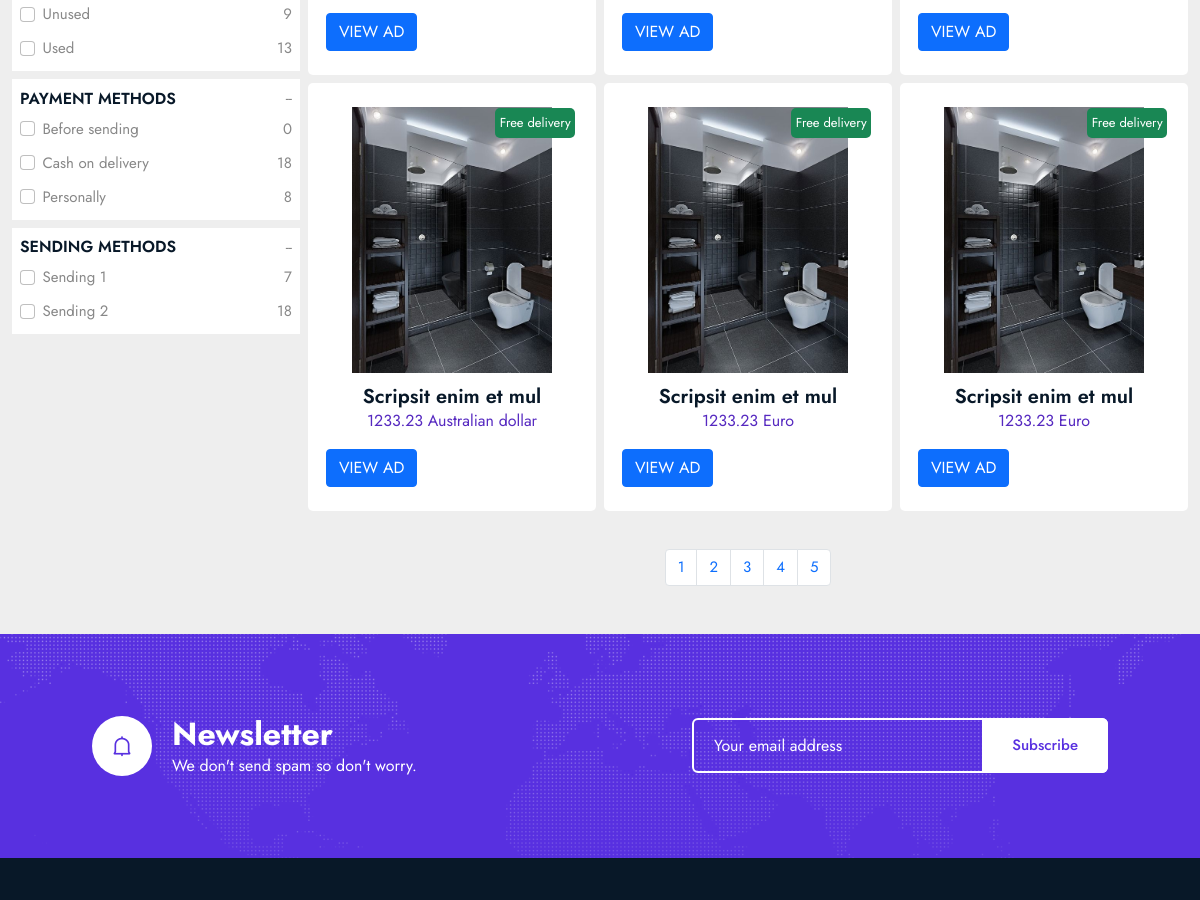
The app's page /categories.php (middle part), older data.
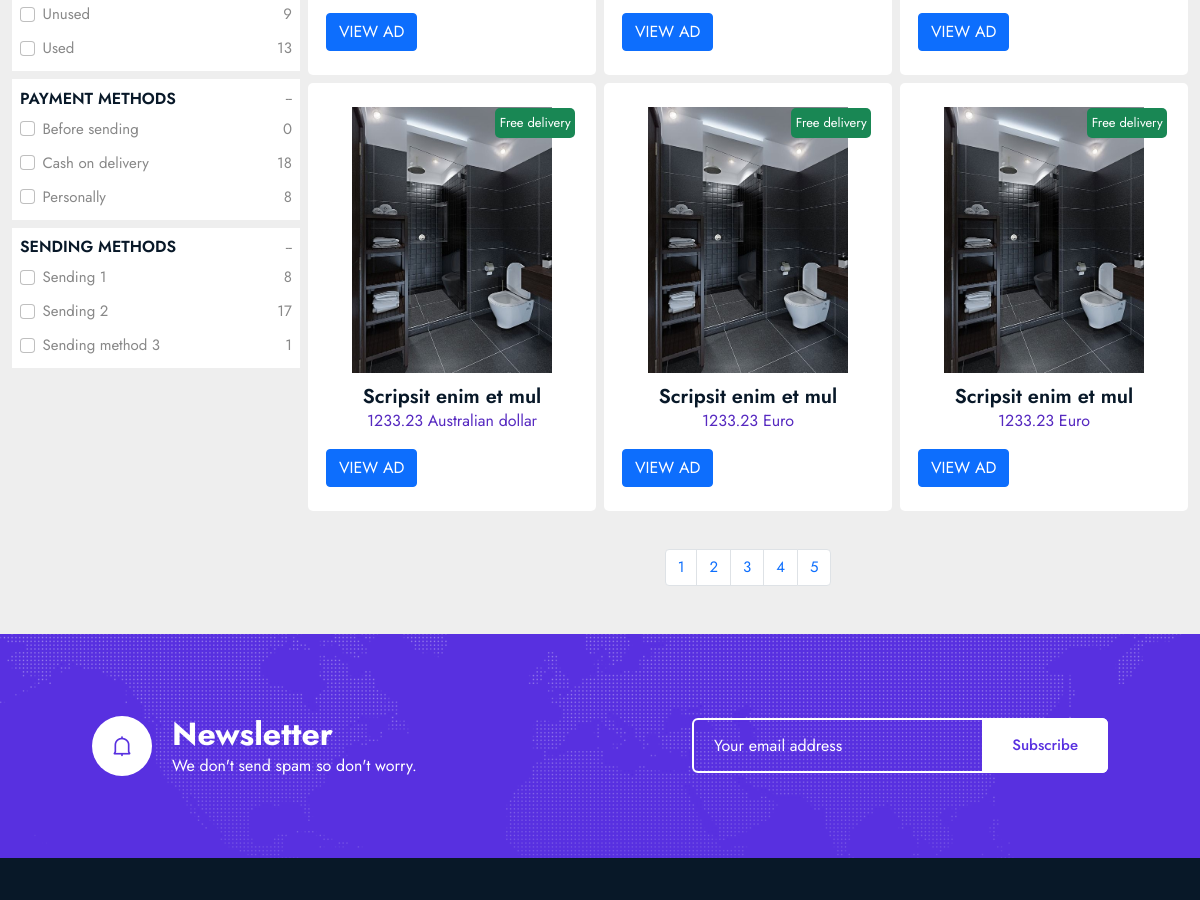
The same page, newer data.
### tables this page shows
CREATE TABLE `conditions` (
  `id` int(11) NOT NULL,
  `title` varchar(211) NOT NULL,
  `skug` varchar(211) DEFAULT NULL
);

CREATE TABLE `payment_methods` (
  `id` int(11) UNSIGNED NOT NULL,
  `title` varchar(211) NOT NULL,
  `slug` varchar(211) DEFAULT NULL
);

CREATE TABLE `sending_methods` (
  `id` int(11) UNSIGNED NOT NULL,
  `title` varchar(211) NOT NULL,
  `slug` varchar(211) DEFAULT NULL
);

CREATE TABLE `ads` (
  `id` int(11) NOT NULL,
  `active` int(11) NOT NULL DEFAULT 1,
  `title` varchar(211) NOT NULL,
  `price` decimal(10,2) NOT NULL,
  `price_type_id` int(11) NOT NULL,
  `currency_id` int(11) NOT NULL,
  `images` text DEFAULT NULL,
  `youtube_link` text NOT NULL,
  `description` text NOT NULL,
  `condition_id` int(11) NOT NULL,
  `sub_category_id` int(11) DEFAULT NULL,
  `amount` int(11) NOT NULL,
  `sending_id` int(11) NOT NULL,
  `payment_id` int(11) NOT NULL,
  `free_delivery` int(11) NOT NULL DEFAULT 0,
  `created_at` datetime NOT NULL,
  `updated_at` datetime NOT NULL,
  `expires_at` datetime NOT NULL,
  `user_id` int(11) NOT NULL,
  `slug` varchar(211) DEFAULT NULL
);

CREATE TABLE `currencies` (
  `id` int(11) NOT NULL,
  `title` varchar(211) NOT NULL,
  `slug` varchar(211) DEFAULT NULL
);

### include/db.inc.php (called while the page is built, shortened)
<?php
class DbConnect {
	private $host = HOST;
	private $dbname = DBNAME;
	private $username = USERNAME;
	private $password = PASSWORD;
	protected function connect() {
		try {
		$sql = 'mysql:host='. $this -> host .';dbname='. $this -> dbname ;
		$pdo = new PDO ( $sql , $this -> username , $this -> password );
		$pdo -> setAttribute( PDO::ATTR_DEFAULT_FETCH_MODE , PDO::FETCH_ASSOC );
		$pdo -> setAttribute ( PDO::ATTR_ERRMODE , PDO::ERRMODE_EXCEPTION );
		$pdo -> exec( 'set names utf8');
		return $pdo;
		} catch ( PDOException $e ){
			echo $e -> getMessage();
		}
	}
}

### classes/ad.class.php (called while the page is built, shortened)
<?php
class Ad extends DbConnect {
public function getAdsCountBySubCategory($sub_category_id){
	$sql = 'select * from ads where sub_category_id = ? ';
	$query = $this -> connect() -> prepare($sql);
	$query -> execute([ $sub_category_id ]);
	$ads = count($query -> fetchAll());
	return $ads;
}
public function getAdsCountByCondition($condition_id){
	$sql = 'select * from ads where condition_id = ? ';
	$query = $this -> connect() -> prepare($sql);
	$query -> execute([ $condition_id ]);
	$ads = count($query -> fetchAll());
	return $ads;
}
public function getAdsByPaymentMethod($payment_id){
	$sql = 'select * from ads where payment_id = ? ';
	$query = $this -> connect() -> prepare($sql);
	$query -> execute([ $payment_id ]);
	$ads = count($query -> fetchAll());
	return $ads;
}
public function getAdsBySendingMethod($sending_id){
	$sql = 'select * from ads where sending_id = ? ';
	$query = $this -> connect() -> prepare($sql);
	$query -> execute([ $sending_id ]);
	$ads = count($query -> fetchAll());
	return $ads;
}
public function getAllSubCategories(){
	$sql = 'select * from subcategories order by title asc';
	$query = $this -> connect() -> query ($sql);
	$subcategories = $query -> fetchAll();
	return $subcategories;
}
public function getAllConditions(){
	$sql = 'select * from conditions order by title asc';
	$query = $this -> connect() -> query ($sql);
	$conditions = $query -> fetchAll();
	return $conditions;
}
public function getAllPaymentMethods(){
	$sql = 'select * from payment_methods order by title asc';
	$query = $this -> connect() -> query ($sql);
	$payment_methods = $query -> fetchAll();
	return $payment_methods;
}
public function getAllSendingMethods(){
	$sql = 'select * from sending_methods order by title asc';
	$query = $this -> connect() -> query ($sql);
	$sending_methods = $query -> fetchAll();
	return $sending_methods;
}
public function getAllAds(){
$page = isset($_GET['page']) ? (int)$_GET['page'] : 1 ;
$perPage = isset($_GET['per-page'])&& $_GET['per-page'] <= 6 ? (int)$_GET['per-page'] : 6 ;
$start = ( $page > 1 ) ? ($page * $perPage ) - $perPage : 0 ;
$sql = 'select * from ads order by title desc LIMIT :start , :perPage';
$query = $this -> connect() -> prepare($sql);
$query -> bindParam( ':start' , $start , PDO::PARAM_INT);
$query -> bindParam( ':perPage' , $perPage , PDO::PARAM_INT);
$query -> execute();
$ads = $query -> fetchAll();
$sql = 'select * from ads ';
$query = $this -> connect() -> query($sql);
$ads_count = $query ->  fetchAll();
$allAds = count($ads_count);
$pages = ceil( $allAds / $perPage);
return array('pages' => $pages , 'ads' => $ads , 'per-page' => $perPage );
}
public function getCurrencyDetails($currency_id){
	$sql = 'select * from currencies where  id = ? order by title asc';
	$query = $this -> connect() -> prepare($sql);
	$query -> execute([$currency_id]);
	$currency = $query -> fetch();
	return $currency;
}
}

### categories.php (the view, shortened to what this page needs)
<?php require_once 'include/db.inc.php' ?>
<?php
$ads = new Ad();
?>
<!DOCTYPE html>
<html class="no-js" lang="zxx">
<head>
   <?php require_once 'partials/__head.php' ?>
<link rel="stylesheet" type="text/css" href="assets/css/all.min.css">
</head>
<body>
<div class="container-fluid mt-5 mb-5">
    <div class="row g-2">
        <div class="col-md-3">
<form action="" method="GET">
<?php
try{
foreach ($ads -> getAllSubCategories() as $subCategory ){
?>
<?php
echo $ads  -> getAdsCountBySubCategory($subCategory['id']);
?>
<?php
}
} catch( PDOException $e ){
    echo $e -> getMessage();
}
?>
            <div class="type p-2 mb-2">
<?php
try{
foreach ($ads -> getAllConditions() as $condition ){
?>
<div class="d-flex justify-content-between mt-2">
        <div class="form-check">
            <input class="form-check-input" type="checkbox"  value="<?php echo $condition['id'] ?>" onChange="this.form.submit()" name="condition_id"  id="flexCheckChecked" >
            <label class="form-check-label" for="flexCheckChecked"> <?php echo $condition['title'] ?> </label> </div> <span>
<?php
echo $ads -> getAdsCountByCondition($condition['id']);
?>
            </span>
                </div>
<?php
}
} catch( PDOException $e ){
    echo $e -> getMessage();
}
?>
            </div>
            <div class="type p-2 mb-2">
                <div class="heading d-flex justify-content-between align-items-center">
                    <h6 class="text-uppercase">Payment methods</h6> <span>--</span>
                </div>
<?php
try{
foreach ($ads -> getAllPaymentMethods() as $paymentMethod ){
?>
<div class="d-flex justify-content-between mt-2">
        <div class="form-check">
            <input class="form-check-input" type="checkbox"  value="<?php echo $paymentMethod['id'] ?>" onChange="this.form.submit()" name="payment_id"  id="flexCheckChecked" >
            <label class="form-check-label" for="flexCheckChecked"> <?php echo $paymentMethod['title'] ?> </label> </div> <span>
<?php
echo $ads -> getAdsByPaymentMethod($paymentMethod['id']);
?>
            </span>
                </div>
<?php
}
} catch( PDOException $e ){
    echo $e -> getMessage();
}
?>
            </div>
            <div class="type p-2 mb-2">
                <div class="heading d-flex justify-content-between align-items-center">
                    <h6 class="text-uppercase">Sending Methods</h6> <span>--</span>
                </div>
<?php
try{
foreach ($ads -> getAllSendingMethods() as $sendingMethod ){
?>
<div class="d-flex justify-content-between mt-2">
        <div class="form-check">
            <input class="form-check-input" type="checkbox"  value="<?php echo $sendingMethod['id'] ?>" onChange="this.form.submit()" name="sending_id"  id="flexCheckChecked" >
            <label class="form-check-label" for="flexCheckChecked"> <?php echo $sendingMethod['title'] ?> </label> </div> <span>
<?php
 echo $ads -> getAdsBySendingMethod($sendingMethod['id']);
?>
            </span>
                </div>
<?php
}
} catch( PDOException $e ){
    echo $e -> getMessage();
}
?>
            </div>
        </div>
        <div class="col-md-9">
            <div class="row g-2">
<?php
try {
$ads = new Ad();
$sub_category_id = isset($_GET['sub_category_id']) ? $_GET['sub_category_id'] : null;
$sending_id = isset($_GET['sending_id']) ? $_GET['sending_id'] : null;
$payment_id = isset($_GET['payment_id']) ? $_GET['payment_id'] : null;
$condition_id = isset($_GET['condition_id']) ? $_GET['condition_id'] : null;
if( $sending_id){
$ads -> filterAdsBySendingMethod($sending_id)['ads'];
if( count($ads -> filterAdsBySendingMethod($sending_id)['ads']  )== 0 ){
    echo '<br><h4>There is no ads for this sending method.</h4>';
} else {
foreach( $ads -> filterAdsBySendingMethod($sending_id)['ads'] as $ad ){
?>
                   <div class="col-md-4">
                    <div class="product py-4"><?php
if( $ad['free_delivery'] == 1 ){
?>
 <span class="off bg-success">Free delivery
 </span>
    <?php
}
?>
                        <div class="text-center">
                            <img src="uploads/<?php echo current(explode('|' , $ad['images']));  ?>" width="200">
                             </div>
                        <div class="about text-center">
                            <h5><?php echo  substr($ad['title'] , 0 , 20 ) ?></h5> <span><?php echo $ad['price'] ?>
                                <?php echo $ads -> getCurrencyDetails($ad['currency_id'])['title']; ?>
                            </span>
                        </div>
                        <div class="cart-button mt-3 px-2 d-flex justify-content-between align-items-center"> <a  href="view-ad.php?id=<?php echo $ad['id']; ?>" class="btn btn-primary text-uppercase">View Ad</a>
                            <div class="add">  </div>
                        </div>
                    </div>
                </div>
<?php
}
if( count($ads ->filterAdsBySendingMethod($sending_id)['ads']) > 0 ){
    $pages = $ads -> filterAdsBySendingMethod($sending_id)['pages'];
?>
<nav>
    <ul class="pagination d-flex justify-content-center flex-wrap pagination-rounded-flat pagination-success">
<?php
for( $x = 1 ; $x <= $pages; $x++){
    $perPage = $ads -> filterAdsBySendingMethod($sending_id)['per-page'];
?>
<li class="page-item"><a class="page-link" data-abc="true" href="?sending_id=<?php echo $sending_id;?>&page=<?php echo $x; ?>&per-page=<?php echo $perPage; ?>"><?php echo $x ?></a></li>
<?php
}
 ?>
    </ul>
</nav>
<?php
}
}
} else   {
foreach( $ads -> getAllAds()['ads'] as $ad ){
?>
                   <div class="col-md-4">
                    <div class="product py-4">
                        <?php
if( $ad['free_delivery'] == 1 ){
?>
 <span class="off bg-success">Free delivery
 </span>
    <?php
}
?>
                        <div class="text-center">
                            <img src="uploads/<?php echo current(explode('|' , $ad['images']));  ?>" width="200">
                             </div>
                        <div class="about text-center">
                            <h5><?php echo  substr($ad['title'] , 0 , 20 ) ?></h5> <span><?php echo $ad['price'] ?>
                                <?php echo $ads -> getCurrencyDetails($ad['currency_id'])['title']; ?>
                            </span>
                        </div>
                        <div class="cart-button mt-3 px-2 d-flex justify-content-between align-items-center"> <a  href="view-ad.php?id=<?php echo $ad['id']; ?>" class="btn btn-primary text-uppercase">View Ad</a>
                        </div>
                    </div>
                </div>
<?php
}
if( count($ads -> getAllAds()['ads']) > 0 ){
    $pages = $ads -> getAllAds()['pages'];
?>
<nav>
    <ul class="pagination d-flex justify-content-center flex-wrap pagination-rounded-flat pagination-success">
<?php
for( $x = 1 ; $x <= $pages; $x++){
    $perPage = $ads -> getAllAds()['per-page'];
?>
<li class="page-item"><a class="page-link" data-abc="true" href="?page=<?php echo $x; ?>&per-page=<?php echo $perPage; ?>"><?php echo $x ?></a></li>
<?php
}
 ?>
    </ul>
</nav>
<?php
}
}
} catch ( PDOException $e ){
    echo $e -> getMessage();
}
?>
            </div>
        </div>
    </div>
</div>
<?php require_once 'partials/__newsletter.php' ?>
<?php require_once 'partials/__footer.php' ?>
</body>
</html>

### partials/__head.php (shortened to what this page needs)
<link rel="stylesheet" href="assets/css/bootstrap.min.css" />
<link rel="stylesheet" href="assets/css/LineIcons.2.0.css" />
<link rel="stylesheet" href="assets/css/animate.css" />
<link rel="stylesheet" href="assets/css/tiny-slider.css" />
<link rel="stylesheet" href="assets/css/glightbox.min.css" />
<link rel="stylesheet" href="assets/css/main.css" />

### partials/__newsletter.php
<div class="newsletter section">
    <div class="container">
        <div class="inner-content">
            <div class="row align-items-center">
                <div class="col-lg-6 col-md-6 col-12">
                    <div class="title">
                        <i class="lni lni-alarm"></i>
                        <h2>Newsletter</h2>
                        <p>We don't send spam so don't worry.</p>
                    </div>
                </div>
                <div class="col-lg-6 col-md-6 col-12">
                    <div class="form">
                        <form action="#" method="get" target="_blank" class="newsletter-form">
                            <input name="EMAIL" placeholder="Your email address" type="email">
                            <div class="button">
                                <button class="btn">Subscribe<span class="dir-part"></span></button>
                            </div>
                        </form>
                    </div>
                </div>
            </div>
        </div>
    </div>
</div>

### partials/__footer.php (shortened to what this page needs)
<footer class="footer">
    <div class="footer-top">
    </div>
</footer>

### categories.php (style rules this page uses)
body { background-color: #eee }
.type { background-color: #fff }
.product { padding: 10px; background-color: #fff; border-radius: 5px; position: relative }
.about span { color: #5629c0; font-size: 16px }
.about { margin-top: 12px }
.off { position: absolute; left: 65%; top: 6%; width: 80px; text-align: center; height: 30px; line-height: 8px; border-radius: 5px; font-size: 13px; display: flex; align-items: center; justify-content: center; color: #fff }

Row changes from the older to the newer data that the page shows:
computed for sending_methods "Sending 1": id "7" → "8"
computed for sending_methods "Sending 2": id "18" → "17"
added sending_methods: title "Sending method 3", id "1"
